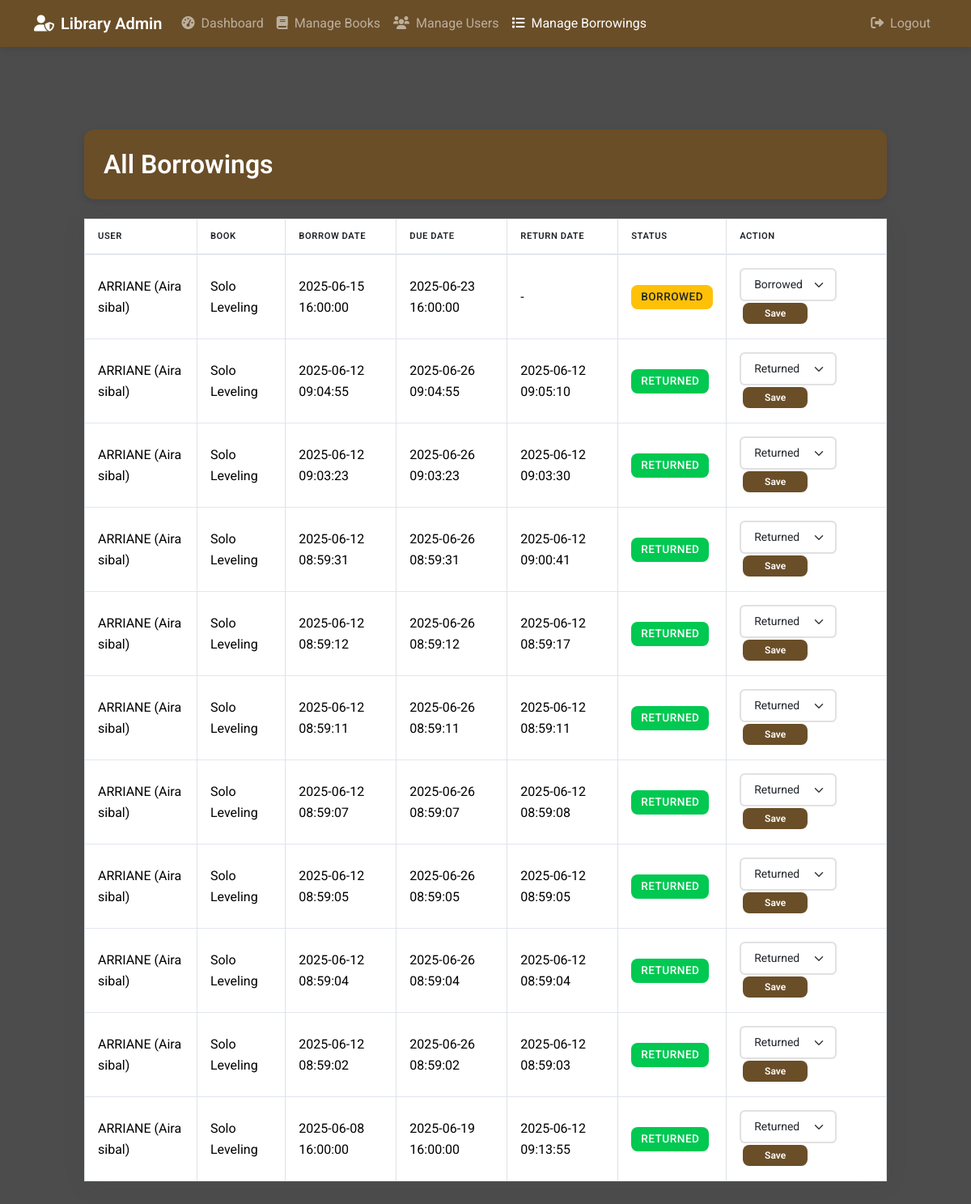
The page /admin-borrowings.php (signed in) on the database its author committed.
### tables this page shows
CREATE TABLE `borrowings` (
  `id` int(11) NOT NULL,
  `user_id` int(11) NOT NULL,
  `book_id` int(11) NOT NULL,
  `borrow_date` timestamp NOT NULL DEFAULT current_timestamp(),
  `due_date` timestamp NULL DEFAULT NULL,
  `return_date` timestamp NULL DEFAULT NULL,
  `status` enum('borrowed','returned','overdue') NOT NULL DEFAULT 'borrowed',
  `created_at` timestamp NOT NULL DEFAULT current_timestamp(),
  `updated_at` timestamp NOT NULL DEFAULT current_timestamp() ON UPDATE current_timestamp()
);

CREATE TABLE `users` (
  `id` int(11) NOT NULL,
  `username` varchar(50) NOT NULL,
  `password` varchar(255) NOT NULL,
  `email` varchar(100) NOT NULL,
  `first_name` varchar(50) NOT NULL,
  `last_name` varchar(50) NOT NULL,
  `status` enum('active','pending','suspended') NOT NULL DEFAULT 'pending',
  `created_at` timestamp NOT NULL DEFAULT current_timestamp(),
  `updated_at` timestamp NOT NULL DEFAULT current_timestamp() ON UPDATE current_timestamp(),
  `remember_token` varchar(64) DEFAULT NULL,
  `role_id` int(11) DEFAULT 2,
  `birthday` date DEFAULT NULL,
  `mobile_number` varchar(20) DEFAULT NULL,
  `gender` enum('male','female') DEFAULT NULL,
  `terms_accepted` tinyint(1) DEFAULT 0
);

CREATE TABLE `books` (
  `id` int(11) NOT NULL,
  `title` varchar(255) NOT NULL,
  `author` varchar(100) NOT NULL,
  `isbn` varchar(20) NOT NULL,
  `category` varchar(50) NOT NULL,
  `description` text DEFAULT NULL,
  `quantity` int(11) NOT NULL DEFAULT 1,
  `publication_year` int(4) DEFAULT NULL,
  `cover_image` varchar(255) DEFAULT NULL,
  `created_at` timestamp NOT NULL DEFAULT current_timestamp(),
  `updated_at` timestamp NOT NULL DEFAULT current_timestamp() ON UPDATE current_timestamp()
);

### admin-borrowings.php (the view, shortened to what this page needs)
<?php
require_once 'config.php';
$stmt = $pdo->query("SELECT b.id, u.username, u.first_name, u.last_name, bk.title, b.borrow_date, b.due_date, b.return_date, b.status FROM borrowings b JOIN users u ON b.user_id = u.id JOIN books bk ON b.book_id = bk.id ORDER BY b.borrow_date DESC");
$borrowings = $stmt->fetchAll();
?>
<!DOCTYPE html>
<html>
<head>
    <link href="https://cdn.jsdelivr.net/npm/bootstrap@5.3.2/dist/css/bootstrap.min.css" rel="stylesheet">
    <link href="https://cdnjs.cloudflare.com/ajax/libs/font-awesome/6.0.0/css/all.min.css" rel="stylesheet">
    <link href='style.css' rel='stylesheet'>
</head>
<body>
    <nav class="navbar navbar-expand-lg navbar-dark fixed-top">
        <div class="container">
            <a class="navbar-brand" href="admin-dashboard.php">
                <i class="fas fa-user-shield me-2"></i>Library Admin
            </a>
            <div class="collapse navbar-collapse" id="navbarNav">
                <ul class="navbar-nav me-auto">
                    <li class="nav-item"><a class="nav-link" href="admin-dashboard.php"><i class="fas fa-tachometer-alt me-1"></i> Dashboard</a></li>
                    <li class="nav-item"><a class="nav-link" href="manage-books.php"><i class="fas fa-book me-1"></i> Manage Books</a></li>
                    <li class="nav-item"><a class="nav-link" href="manage-users.php"><i class="fas fa-users me-1"></i> Manage Users</a></li>
                    <li class="nav-item"><a class="nav-link active" href="admin-borrowings.php"><i class="fas fa-list me-1"></i> Manage Borrowings</a></li>
                </ul>
                <ul class="navbar-nav">
                    <li class="nav-item"><a class="nav-link" href="logout.php"><i class="fas fa-sign-out-alt me-1"></i> Logout</a></li>
                </ul>
            </div>
        </div>
    </nav>
    <div class="admin-container py-4" style="margin-top: 80px;">
        <div class="admin-header mb-4">
            <h2>All Borrowings</h2>
        </div>
        <div class="card admin-card">
            <div class="card-body p-0">
                <table class="table table-bordered table-hover admin-table mb-0">
                    <thead>
                        <tr>
                            <th>User</th>
                            <th>Book</th>
                            <th>Borrow Date</th>
                            <th>Due Date</th>
                            <th>Return Date</th>
                            <th>Status</th>
                            <th>Action</th>
                        </tr>
                    </thead>
                    <tbody>
                        <?php if (empty($borrowings)): ?>
                            <tr>
                                <td colspan="7" class="text-center text-muted">No borrowings found.</td>
                            </tr>
                        <?php else: ?>
                            <?php foreach ($borrowings as $b): ?>
                            <tr>
                                <td><?php echo htmlspecialchars($b['username'] . ' (' . $b['first_name'] . ' ' . $b['last_name'] . ')'); ?></td>
                                <td><?php echo htmlspecialchars($b['title']); ?></td>
                                <td><?php echo htmlspecialchars($b['borrow_date']); ?></td>
                                <td><?php echo htmlspecialchars($b['due_date']); ?></td>
                                <td><?php echo $b['return_date'] ? htmlspecialchars($b['return_date']) : '-'; ?></td>
                                <td>
                                    <span class="badge <?php
                                        if ($b['status'] === 'returned') echo 'bg-success';
                                        elseif ($b['status'] === 'overdue') echo 'bg-danger';
                                        else echo 'bg-warning text-dark';
                                    ?>">
                                        <?php echo htmlspecialchars(ucfirst($b['status'])); ?>
                                    </span>
                                </td>
                                <td>
                                    <form action="admin-borrowings.php" method="post" style="display:inline;">
                                        <select name="status" class="form-select form-select-sm d-inline w-auto" style="min-width:120px;display:inline-block;">
                                            <option value="borrowed" <?php if($b['status']==='borrowed') echo 'selected'; ?>>Borrowed</option>
                                            <option value="returned" <?php if($b['status']==='returned') echo 'selected'; ?>>Returned</option>
                                        </select>
                                        <button type="submit" class="btn btn-primary btn-sm ms-1 btn-action">Save</button>
                                    </form>
                                </td>
                            </tr>
                            <?php endforeach; ?>
                        <?php endif; ?>
                    </tbody>
                </table>
            </div>
        </div>
    </div>
</body>
</html>

### style.css (style rules this page uses)
* { margin: 0; padding: 0; box-sizing: border-box; }
:root { --primary-color: #6a4e28; --primary-hover: #8b683c; --text-color: #333; --light-text: #666; --border-color: #e1e1e1; --success-color: #00C851; --warning-color: #ffbb33; --danger-color: #d63031; --white: #fff; --container-bg: rgba(255, 255, 255, 0.95); --shadow-color: rgba(0, 0, 0, 0.1); }
body { background: linear-gradient(rgba(0, 0, 0, 0.7), rgba(0, 0, 0, 0.7)), url('https://images.unsplash.com/photo-1507842217343-583bb7270b66?ixlib=rb-4.0.3&auto=format&fit=crop&w=2340&q=80'); background-size: cover; background-position: center; background-attachment: fixed; background-repeat: no-repeat; min-height: 100vh; font-family: 'Roboto', sans-serif; color: var(--text-color); line-height: 1.6; display: flex; align-items: center; justify-content: center; padding-top: 7vh; }
.navbar { background-color: var(--primary-color) !important; box-shadow: 0 2px 10px rgba(0,0,0,0.1); }
.navbar-brand { font-weight: 600; }
.container { width: 100%; padding-right: 1.5vh; padding-left: 1.5vh; margin-right: auto; margin-left: auto; display: flex; align-items: center; justify-content: center; }
.form-control, .form-select { border: 2px solid var(--border-color); border-radius: 0.8vh; padding: 0.5rem 1rem; font-size: 14px; transition: all 0.3s ease; background-color: var(--white); }
.btn { padding: 12px 24px; font-size: 16px; font-weight: 600; border-radius: 8px; transition: all 0.3s ease; cursor: pointer; border: none; position: relative; overflow: hidden; }
.btn::after { content: ''; position: absolute; width: 100%; height: 100%; top: 0; left: -100%; background: linear-gradient(90deg, transparent, rgba(255,255,255,0.2), transparent); transition: 0.5s; }
.btn-primary { background-color: var(--primary-color); color: var(--white); }
a { color: var(--primary-color); text-decoration: none; transition: all 0.3s ease; position: relative; }
a:not(.btn)::after { content: ''; position: absolute; width: 100%; height: 1px; bottom: -2px; left: 0; background-color: var(--primary-color); transform: scaleX(0); transform-origin: right; transition: transform 0.3s ease; }
.badge { font-weight: 500; padding: 0.5rem 0.75rem; font-size: 0.85rem; letter-spacing: 0.5px; text-transform: uppercase; border-radius: 8px; }
.badge.bg-success { background-color: var(--success-color) !important; }
.table { margin-bottom: 0; }
.table th { font-weight: 600; color: var(--text-color); border-top: none; }
.table td { vertical-align: middle; }
.badge { font-weight: 500; padding: 0.5rem 0.75rem; border-radius: 8px; }
.admin-container { max-width: 130vh; margin: 2rem auto; padding: 0 1.5rem; }
.admin-header { background-color: var(--primary-color); color: white; padding: 1.5rem; border-radius: 12px; margin-bottom: 2rem; box-shadow: 0 4px 8px rgba(0,0,0,0.1); }
.admin-header h2 { margin-bottom: 0; font-weight: 600; }
.admin-card { border: none; border-radius: 0.35rem; box-shadow: 0 0.15rem 1.75rem 0 rgba(58, 59, 69, 0.1); margin-bottom: 1.5rem; transition: transform 0.3s ease; }
.card-body { padding: 1.25rem; background-color: white; border-radius: 0 0 0.35rem 0.35rem; }
.admin-table { margin-bottom: 0; width: 100%; }
.admin-table th { font-weight: 600; color: var(--text-color); border-top: none; }
.admin-table td { vertical-align: middle; }
.admin-table thead th { border-bottom: 2px solid #e3e6f0; border-top: none; font-weight: 600; text-transform: uppercase; font-size: 0.7rem; letter-spacing: 0.05em; color: var(--dark-text); padding: 0.75rem 1rem; }
.admin-table tbody td { padding: 1rem; vertical-align: middle; border-top: 1px solid #e3e6f0; }
.btn-sm { padding: 0.25rem 0.5rem; font-size: 0.75rem; }
.btn-action { min-width: 80px; margin: 2px; }

### rows shown on the page
borrowings: user.last_name "ARRIANE (Aira sibal)", book.title "Solo Leveling", borrow_date "2025-06-15 16:00:00", due_date "2025-06-23 16:00:00", status "BORROWED", status "Borrowed"
borrowings: user.last_name "ARRIANE (Aira sibal)", book.title "Solo Leveling", borrow_date "2025-06-12 09:04:55", due_date "2025-06-26 09:04:55", return_date "2025-06-12 09:05:10", status "RETURNED", status "Returned"
borrowings: user.last_name "ARRIANE (Aira sibal)", book.title "Solo Leveling", borrow_date "2025-06-12 09:03:23", due_date "2025-06-26 09:03:23", return_date "2025-06-12 09:03:30", status "RETURNED", status "Returned"
borrowings: user.last_name "ARRIANE (Aira sibal)", book.title "Solo Leveling", borrow_date "2025-06-12 08:59:31", due_date "2025-06-26 08:59:31", return_date "2025-06-12 09:00:41", status "RETURNED", status "Returned"
borrowings: user.last_name "ARRIANE (Aira sibal)", book.title "Solo Leveling", borrow_date "2025-06-12 08:59:12", due_date "2025-06-26 08:59:12", return_date "2025-06-12 08:59:17", status "RETURNED", status "Returned"
borrowings: user.last_name "ARRIANE (Aira sibal)", book.title "Solo Leveling", borrow_date "2025-06-12 08:59:11", due_date "2025-06-26 08:59:11", return_date "2025-06-12 08:59:11", status "RETURNED", status "Returned"
borrowings: user.last_name "ARRIANE (Aira sibal)", book.title "Solo Leveling", borrow_date "2025-06-12 08:59:07", due_date "2025-06-26 08:59:07", return_date "2025-06-12 08:59:08", status "RETURNED", status "Returned"
borrowings: user.last_name "ARRIANE (Aira sibal)", book.title "Solo Leveling", borrow_date "2025-06-12 08:59:05", due_date "2025-06-26 08:59:05", return_date "2025-06-12 08:59:05", status "RETURNED", status "Returned"
borrowings: user.last_name "ARRIANE (Aira sibal)", book.title "Solo Leveling", borrow_date "2025-06-12 08:59:04", due_date "2025-06-26 08:59:04", return_date "2025-06-12 08:59:04", status "RETURNED", status "Returned"
borrowings: user.last_name "ARRIANE (Aira sibal)", book.title "Solo Leveling", borrow_date "2025-06-12 08:59:02", due_date "2025-06-26 08:59:02", return_date "2025-06-12 08:59:03", status "RETURNED", status "Returned"
borrowings: user.last_name "ARRIANE (Aira sibal)", book.title "Solo Leveling", borrow_date "2025-06-08 16:00:00", due_date "2025-06-19 16:00:00", return_date "2025-06-12 09:13:55", status "RETURNED", status "Returned"
